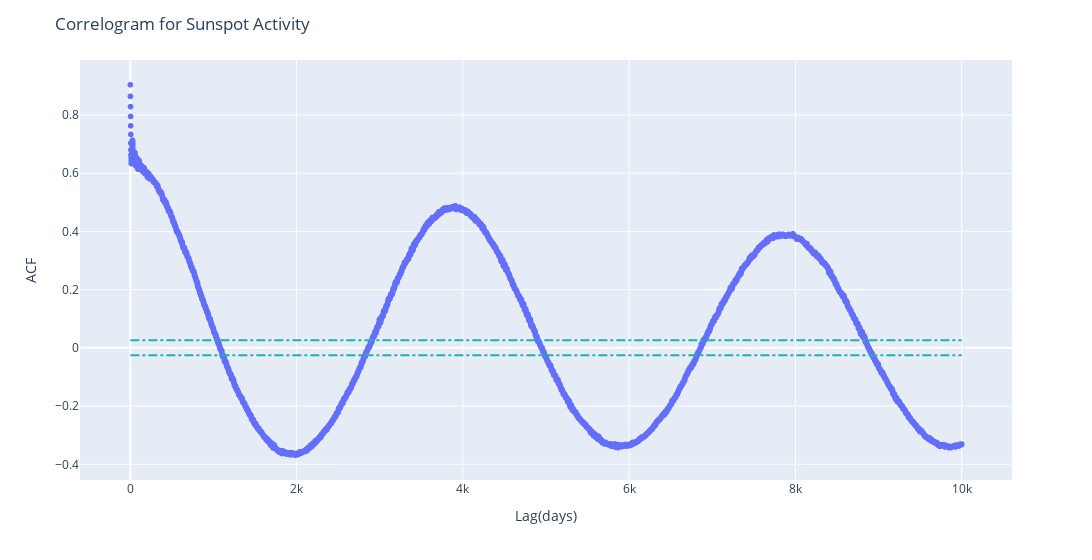

Here is the notebook cell this chart was saved with:
### Code cell
fig = px.scatter(autc,x=autc.index,y='autc',
                        labels = {'x':'Lag'},
                        width=1800)

fig.update_layout(
    title="Correlogram for Sunspot Activity",
    xaxis_title="Lag(days)",
    yaxis_title="ACF",
)

n = len(autc)

fig.add_shape(
        # Line Horizontal
            type="line",
            x0=0,
            y0=z99/ np.sqrt(n),
            x1=n,
            y1=z99/ np.sqrt(n),
            line=dict(
                color="LightSeaGreen",
                width=2,
                dash="dashdot",
            )
    )
fig.add_shape(
        # Line Horizontal
            type="line",
            x0=0,
            y0=-z99/ np.sqrt(n),
            x1=n,
            y1=-z99/ np.sqrt(n),
            line=dict(
                color="LightSeaGreen",
                width=2,
                dash="dashdot",
            )
    )

#fig.add_scatter(x=autc.index, y=autc['upper_bound'])
#fig.add_scatter(x=autc.index, y=-autc['upper_bound'])

#fig.update_shapes(dict(xref='x', yref='y'))
fig.show()

### Figure 1 — Plotly figure (JSON) as saved in the notebook; plotly's stock layout.template omitted (floating-point values rounded to 4 significant figures; data arrays with more than 128 entries replaced by an {"elided": "..."} marker saying what was removed)
{"data": [{"hovertemplate": "index=%{x}<br>autc=%{y}<extra></extra>", "legendgroup": "", "marker": {"color": "#636efa", "symbol": "circle"}, "mode": "markers", "name": "", "showlegend": false, "type": "scattergl", "x": {"elided": "10000 int values"}, "xaxis": "x", "y": {"elided": "10000 float values"}, "yaxis": "y"}], "layout": {"legend": {"tracegroupgap": 0}, "margin": {"t": 60}, "shapes": [{"line": {"color": "LightSeaGreen", "dash": "dashdot", "width": 2}, "type": "line", "x0": 0, "x1": 10000, "y0": 0.02576, "y1": 0.02576}, {"line": {"color": "LightSeaGreen", "dash": "dashdot", "width": 2}, "type": "line", "x0": 0, "x1": 10000, "y0": -0.02576, "y1": -0.02576}], "title": {"text": "Correlogram for Sunspot Activity"}, "width": 1800, "xaxis": {"anchor": "y", "domain": [0, 1], "title": {"text": "Lag(days)"}}, "yaxis": {"anchor": "x", "domain": [0, 1], "title": {"text": "ACF"}}}}
